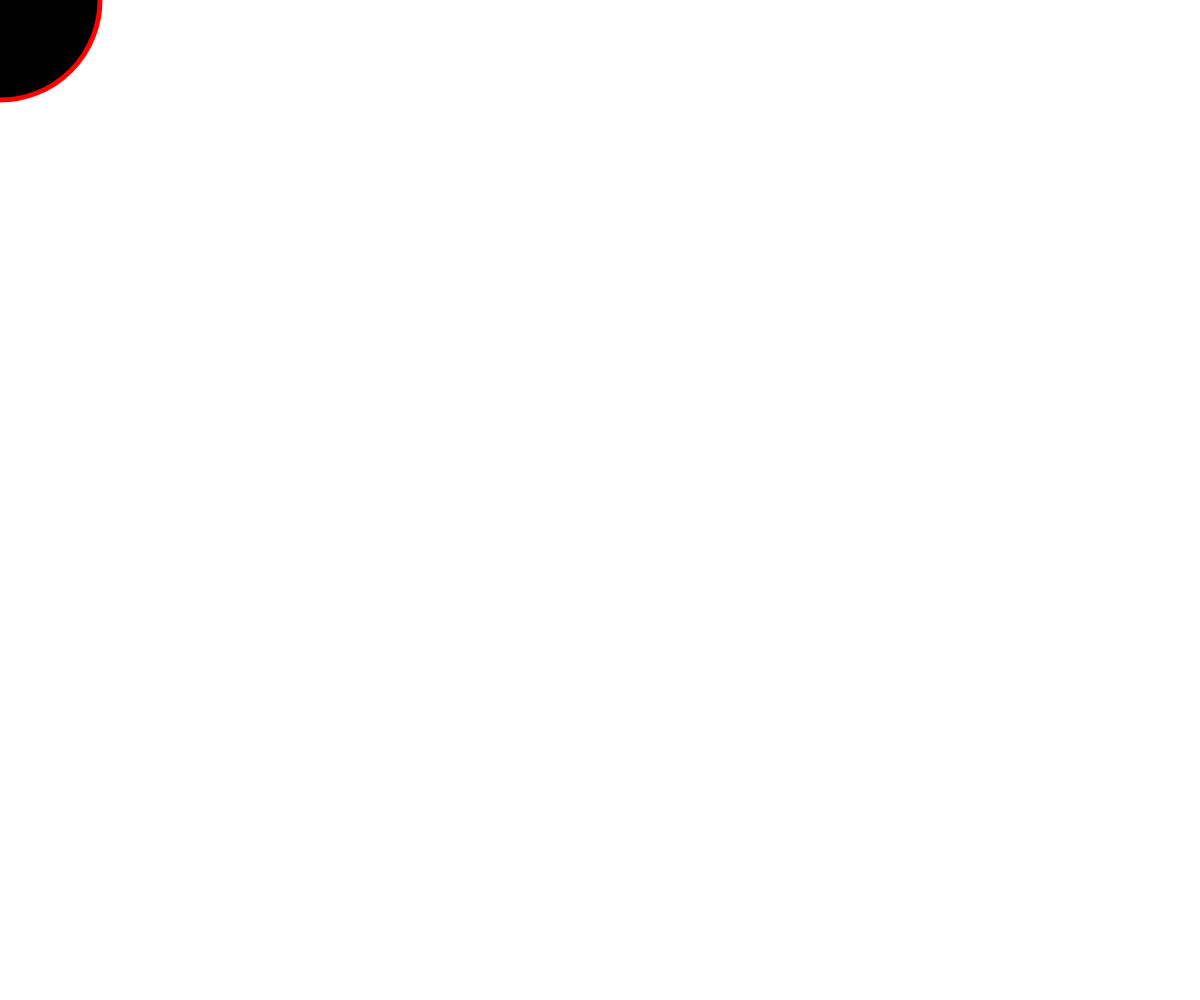
Frame 1 (no input)
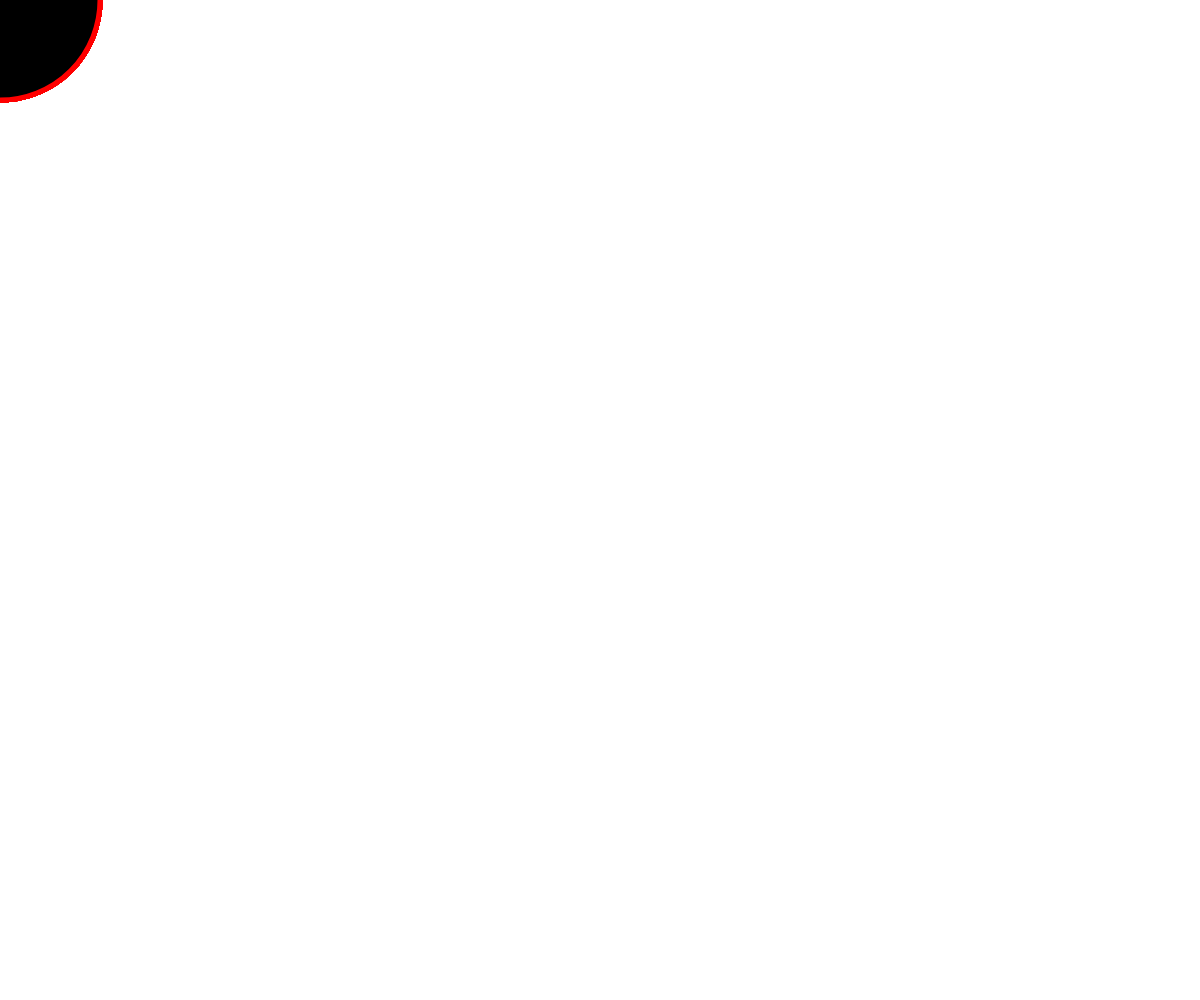
Frame 60 (no input)
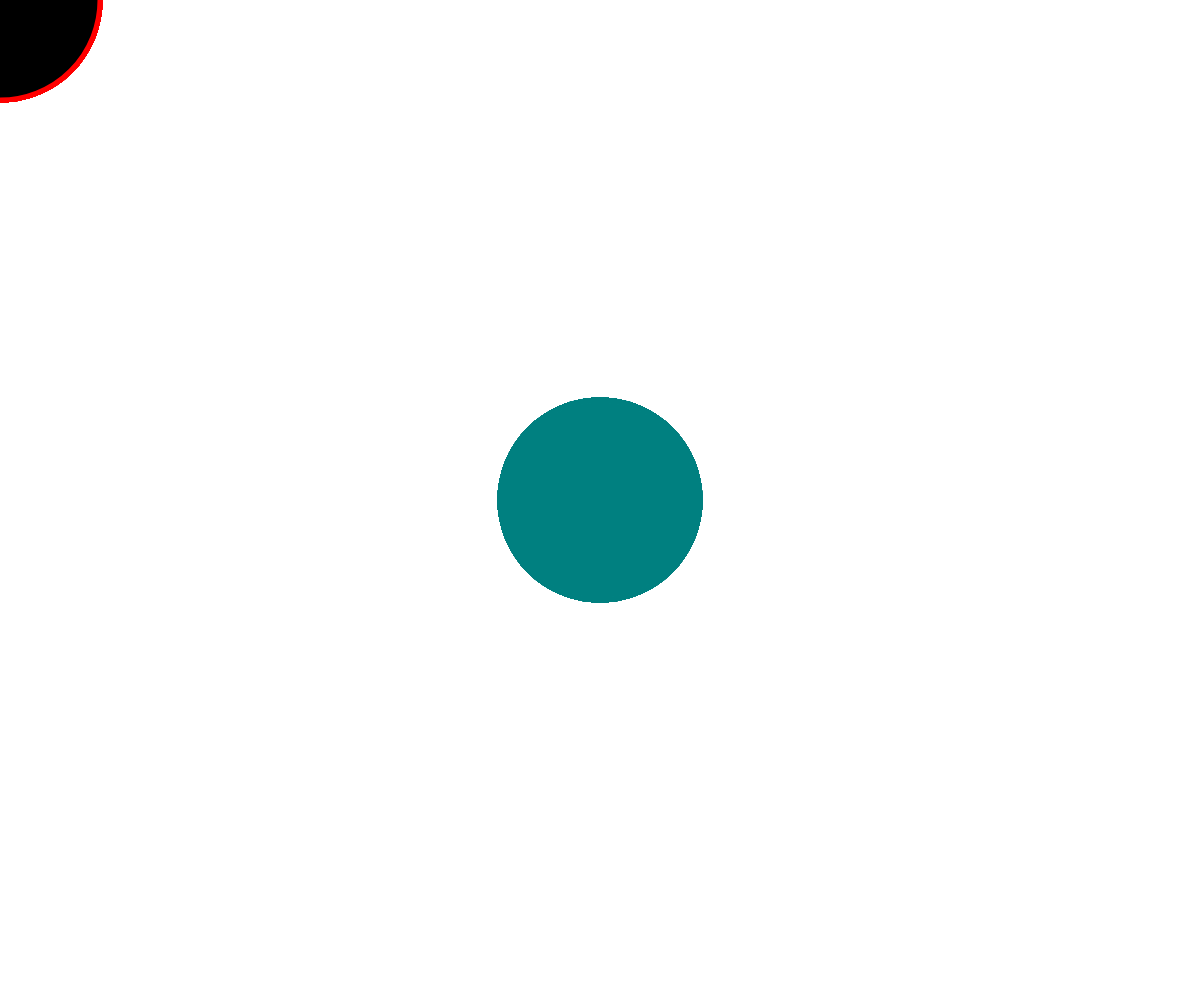
Frame 120 (the mouse pressed at the canvas centre since frame 60)

The p5.js sketch that drew these frames (run headless with seeded random() and noise() and a simulated clock; from frame 60 on, the mouse is pressed at the canvas centre):

// p5.js sketch
// ── sketch.js
function setup() {  //設定函數，初始值的地方
  //建立一個依照視窗高與寬當作畫布的寬高
  createCanvas(windowWidth, windowHeight);
  // 設定顏色模式為HSB
  colorMode(HSB);
}

function draw() {
  // 計算圓形的顏色
  let hue = map(mouseX, 0, windowWidth, 0, 360);
  let brightness = map(mouseY, 0, windowHeight, 0, 100);

  // 設定圓形的顏色
  fill(hue, 100, brightness);

  // 設定框線的顏色
  stroke(hue, 100, 100 - brightness);
  strokeWeight(5);

  // 繪製圓形
  ellipse(mouseX, mouseY, 200, 200);
}

//當視窗大小改變時，畫布的寬高也會改變
function windowResized() {
  resizeCanvas(windowWidth, windowHeight);
}
// ── sketch1.js
function setup() {  //設定函數，初始值的地方
    //建立一個依照視窗高與寬當作畫布的寬高
    createCanvas(windowWidth, windowHeight);
    // 背景顏色為fefae0
    background(254, 250, 224);
  
  
  }
  
  function draw() {
   // background(220);
   //畫圓的顏色為#e9edc9
    fill(233, 237, 201);
    //畫圓的邊框為#ccd5ae
    stroke(204, 213, 174);
    //畫圓的位置在中間
    ellipse(width/2, height/2, 200, 200);
    //依照上面的圓顏色與框線顏色與大小，不重疊，從視窗的最左邊，產生連續的圓，到視窗的坐右邊
    for (let i = 0; i < width; i = i + 200) {
      fill(233, 237, 201);
      stroke(204, 213, 174);
      ellipse(i, height/2, 200, 200);
    }
    
  }
  //當視窗大小改變時，畫布的寬高也會改變
  function windowResized() {
    resizeCanvas(windowWidth, windowHeight);
  }
// ── sketch2.js
function setup() {  //設定函數，初始值的地方
    //建立一個依照視窗高與寬當作畫布的寬高
    createCanvas(windowWidth, windowHeight);
    // 背景顏色為fefae0
    background(254, 250, 224);
  }
  
  function draw() {
    // 清除背景
    background(254, 250, 224);
  
    // 計算圓形和方形的大小
    let size = map(mouseX, 0, windowWidth, 100, 500);
  
    // 計算每個形狀之間的間距
    let spacing = size + 20;
  
    // 繪製方形和圓形
    for (let x = spacing / 2; x < windowWidth; x += spacing) {
      for (let y = spacing / 2; y < windowHeight; y += spacing) {
        // 繪製方形
        rectMode(CENTER);
        rect(x, y, size, size);
  
        // 繪製圓形
        fill("#dde5b6");
        stroke("#adc178");
        strokeWeight(20);
        ellipse(x, y, size, size);
      }
    }
  }
  
  //當視窗大小改變時，畫布的寬高也會改變
  function windowResized() {
    resizeCanvas(windowWidth, windowHeight);
  }
